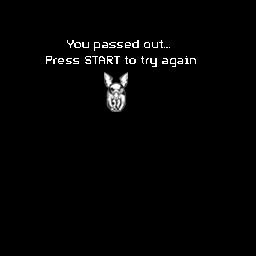

Rendered tile map (Tiled .tmx) drawn with the repository's tilesets; below, a short description and the full map source, tile grids included:
An orthogonal 32x32 tile map with 8x8 px tiles, 1 tile layer (Tile Layer 1).

<map version="1.10" tiledversion="1.11.2" orientation="orthogonal" renderorder="right-down" width="32" height="32" tilewidth="8" tileheight="8" infinite="0" nextlayerid="2" nextobjectid="1">
 <editorsettings>
  <export target="lose.c" format="gba" />
 </editorsettings>
 <tileset firstgid="1" source="lose.tsx" />
 <layer id="1" name="Tile Layer 1" width="32" height="32">
  <data encoding="csv">
1,2,1,2,1,2,1,2,1,2,1,2,1,2,1,2,1,2,1,2,1,2,1,2,1,2,1,2,1,2,1,2,
31,32,31,32,31,32,31,32,31,32,31,32,31,32,31,32,31,32,31,32,31,32,31,32,31,32,31,32,31,32,31,32,
1,2,1,2,1,2,1,2,1,2,1,2,1,2,1,2,1,2,1,2,1,2,1,2,1,2,1,2,1,2,1,2,
31,32,31,32,31,32,31,32,31,32,31,32,31,32,31,32,31,32,31,32,31,32,31,32,31,32,31,32,31,32,31,32,
1,2,1,2,1,2,1,2,1,2,1,2,1,2,1,2,1,2,1,2,1,2,1,2,1,2,1,2,1,2,1,2,
31,32,31,32,31,32,1,1,249,250,251,252,253,254,255,256,257,258,259,260,261,262,31,32,31,32,31,32,31,32,31,32,
1,2,1,2,1,2,1,2,1,1,1,282,1,2,1,2,1,2,1,2,1,2,1,2,1,2,1,2,1,2,1,2,
31,32,31,1,1,306,307,308,309,310,311,312,313,314,315,316,317,318,319,320,321,322,323,324,325,32,31,32,31,32,31,32,
1,2,1,2,1,2,1,2,1,2,1,2,1,2,1,2,1,1,1,350,1,352,1,2,1,2,1,2,1,2,1,2,
31,32,31,32,31,32,31,32,31,32,31,1,1,374,375,376,31,32,31,32,31,32,31,32,31,32,31,32,31,32,31,32,
1,2,1,2,1,2,1,2,1,2,1,1,1,404,405,406,1,2,1,2,1,2,1,2,1,2,1,2,1,2,1,2,
31,32,31,32,31,32,31,32,31,32,31,1,1,434,435,436,31,32,31,32,31,32,31,32,31,32,31,32,31,32,31,32,
1,2,1,2,1,2,1,2,1,2,1,1,1,464,465,466,1,2,1,2,1,2,1,2,1,2,1,2,1,2,1,2,
31,32,31,32,31,32,31,32,31,32,31,1,1,494,495,496,31,32,31,32,31,32,31,32,31,32,31,32,31,32,31,32,
1,2,1,2,1,2,1,2,1,2,1,2,1,2,1,2,1,2,1,2,1,2,1,2,1,2,1,2,1,2,1,2,
31,32,31,32,31,32,31,32,31,32,31,32,31,32,31,32,31,32,31,32,31,32,31,32,31,32,31,32,31,32,31,32,
1,2,1,2,1,2,1,2,1,2,1,2,1,2,1,2,1,2,1,2,1,2,1,2,1,2,1,2,1,2,1,2,
31,32,31,32,31,32,31,32,31,32,31,32,31,32,31,32,31,32,31,32,31,32,31,32,31,32,31,32,31,32,31,32,
1,2,1,2,1,2,1,2,1,2,1,2,1,2,1,2,1,2,1,2,1,2,1,2,1,2,1,2,1,2,1,2,
31,32,31,32,31,32,31,32,31,32,31,32,31,32,31,32,31,32,31,32,31,32,31,32,31,32,31,32,31,32,31,32,
1,2,1,2,1,2,1,2,1,2,1,2,1,2,1,2,1,2,1,2,1,2,1,2,1,2,1,2,1,2,1,2,
31,32,31,32,31,32,31,32,31,32,31,32,31,32,31,32,31,32,31,32,31,32,31,32,31,32,31,32,31,32,31,32,
1,2,1,2,1,2,1,2,1,2,1,2,1,2,1,2,1,2,1,2,1,2,1,2,1,2,1,2,1,2,1,2,
31,32,31,32,31,32,31,32,31,32,31,32,31,32,31,32,31,32,31,32,31,32,31,32,31,32,31,32,31,32,31,32,
1,2,1,2,1,2,1,2,1,2,1,2,1,2,1,2,1,2,1,2,1,2,1,2,1,2,1,2,1,2,1,2,
31,32,31,32,31,32,31,32,31,32,31,32,31,32,31,32,31,32,31,32,31,32,31,32,31,32,31,32,31,32,31,32,
1,2,1,2,1,2,1,2,1,2,1,2,1,2,1,2,1,2,1,2,1,2,1,2,1,2,1,2,1,2,1,2,
31,32,31,32,31,32,31,32,31,32,31,32,31,32,31,32,31,32,31,32,31,32,31,32,31,32,31,32,31,32,31,32,
1,2,1,2,1,2,1,2,1,2,1,2,1,2,1,2,1,2,1,2,1,2,1,2,1,2,1,2,1,2,1,2,
31,32,31,32,31,32,31,32,31,32,31,32,31,32,31,32,31,32,31,32,31,32,31,32,31,32,31,32,31,32,31,32,
1,2,1,2,1,2,1,2,1,2,1,2,1,2,1,2,1,2,1,2,1,2,1,2,1,2,1,2,1,2,1,2,
31,32,31,32,31,32,31,32,31,32,31,32,31,32,31,32,31,32,31,32,31,32,31,32,31,32,31,32,31,32,31,32
</data>
 </layer>
</map>